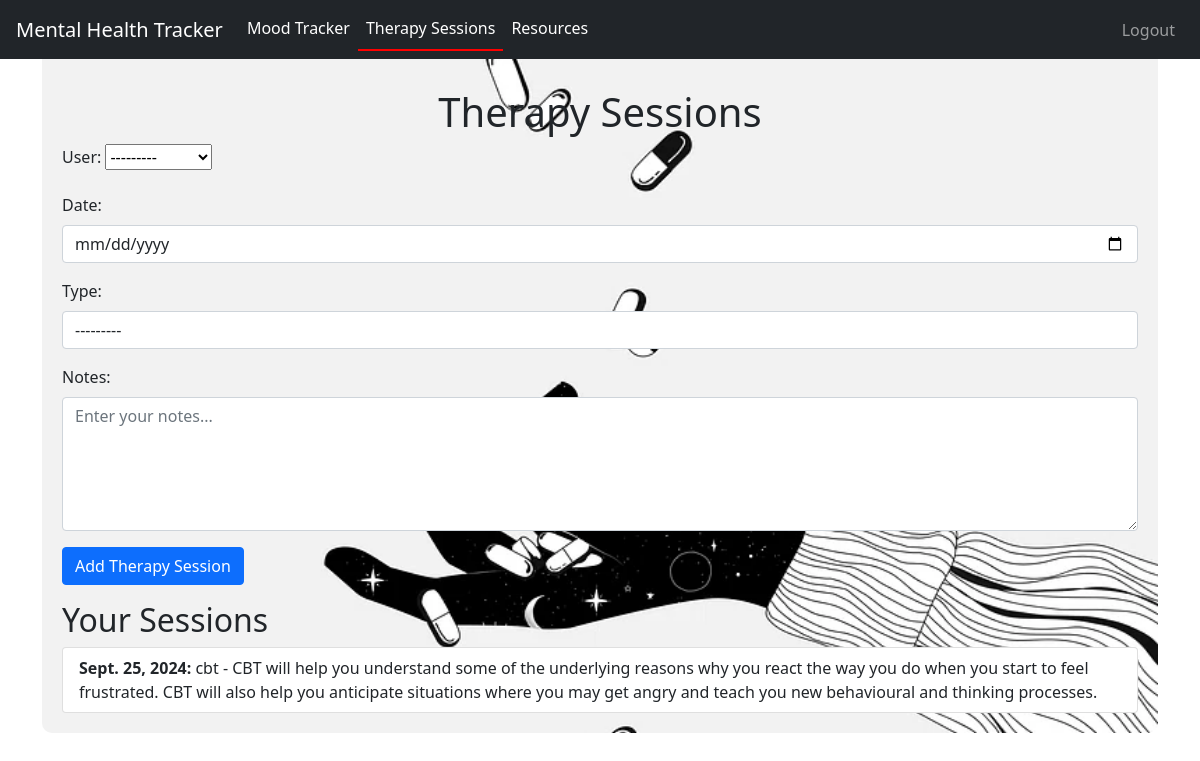
Page /sessions/ (signed in) on the committed database.
### mental_health_app/models.py (models this page shows, shortened)
class TherapySession(models.Model):
    SESSION_TYPES = [
    ('cbt', 'Cognitive Behavioral Therapy (CBT)'),
    ('dbt', 'Dialectical Behavior Therapy (DBT)'),
    ('mbct', 'Mindfulness-Based Cognitive Therapy (MBCT)'),
    ('act', 'Acceptance and Commitment Therapy (ACT)'),
    ('exposure', 'Exposure Therapy'),
    ('family', 'Family Therapy'),
    ('sfbf', 'Solution-Focused Brief Therapy (SFBT)'),
    ('art', 'Art Therapy'),
    ('tf_cbt', 'Trauma-Focused Cognitive Behavioral Therapy (TF-CBT)'),
    ('schema', 'Schema Therapy'),
]
    user = models.ForeignKey(User, on_delete=models.CASCADE)
    date = models.DateField()
    type = models.CharField(max_length=50, choices=SESSION_TYPES)
    notes = models.TextField(blank=True, null=True)

### mental_health_app/views.py (the view)
# urls.py: path('sessions/', views.therapy_sessions, name='therapy_sessions'),
@login_required
def therapy_sessions(request):
    if request.method == 'POST':
        form = TherapySessionForm(request.POST)
        if form.is_valid():
            session = form.save(commit=False)
            session.user = request.user
            session.save()
            return redirect('therapy_sessions')
    else:
        form = TherapySessionForm()
    sessions = TherapySession.objects.filter(user=request.user)
    return render(request, 'therapy_sessions.html', {'form': form, 'sessions': sessions})

### mental_health_app/forms.py
class TherapySessionForm(forms.ModelForm):
    class Meta:
        model = TherapySession
        fields = '__all__'
        widgets = {
            'date': forms.DateInput(attrs={
                'placeholder': 'dd-mm-yyyy',
                'class': 'form-control',
                'type': 'date'
            }),
            'type': forms.Select(attrs={  # Use Select widget for dropdown
                'class': 'form-control',
            }),
            'notes': forms.Textarea(attrs={
                'class': 'form-control',
                'rows': 5,
                'placeholder': 'Enter your notes...',
            }),
        }

### templates/therapy_sessions.html (shortened to what this page needs)
{% extends 'base.html' %}
{% load static %}
{% block content %}
<div class="container mt-5">
    <div class="background-section">
        <h1 class="text-center" style="margin-top: 20px;">Therapy Sessions</h1>
        <form method="POST">
            {{ form.as_p }}
            <button type="submit" class="btn btn-primary">Add Therapy Session</button>
        </form>
        <h2 class="mt-3">Your Sessions</h2>
        <ul class="list-group">
            {% for session in sessions %}
                <li class="list-group-item">
                    <strong>{{ session.date }}:</strong> {{ session.type }} - {{ session.notes }}
                </li>
            {% endfor %}
        </ul>
    </div>
</div>
{% endblock %}

### rows in the picture
TherapySession: date "Sept. 25, 2024", type "cbt", notes "CBT will help you understand some of the underlying reasons why you react the way you do when you start to feel frustrated. CBT will also help you anticipate situations where you may get angry and teach you new behavioural and thinking processes."
